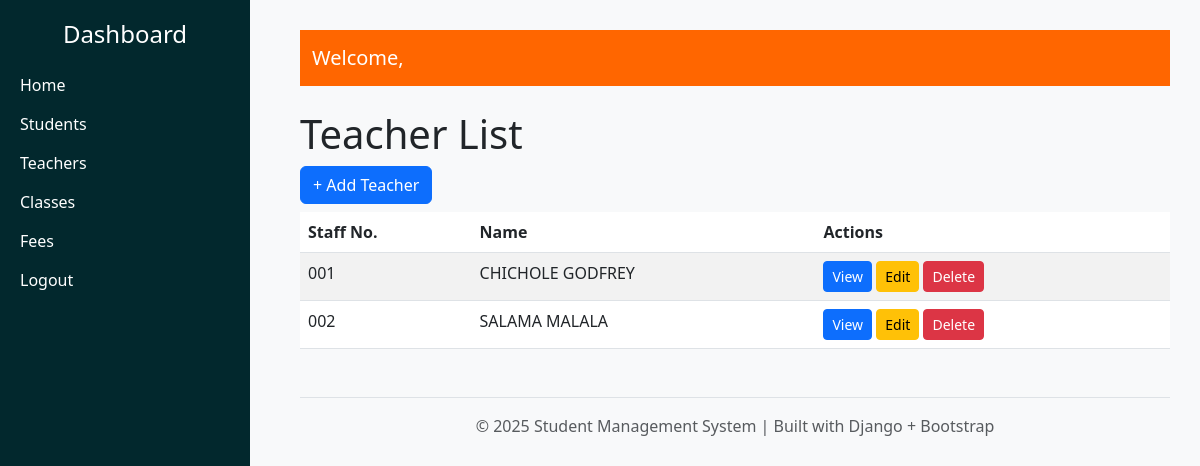
/student/teachers/, run on the app's committed database.
### student/models.py (models this page shows, shortened)
class Teacher(models.Model):
    user = models.OneToOneField(User, on_delete=models.CASCADE, null=True, blank=True)
    GENDER_CHOICES = [
        ('M', 'Male'),
        ('F', 'Female'),
    ]
    staff_number = models.CharField(max_length=20, unique=True)
    first_name = models.CharField(max_length=100)
    last_name = models.CharField(max_length=100)
    dob = models.DateField()
    gender = models.CharField(max_length=1, choices=GENDER_CHOICES)
    address = models.TextField(blank=True, null=True)
    created_at = models.DateTimeField(auto_now_add=True)

### student/views.py (the view)
# urls.py: path('teachers/', views.teacher_list, name='teacher_list'),
def teacher_list(request):
    teachers = Teacher.objects.all()
    return render(request, 'student/teacher_list.html', {'teachers': teachers})

### student/templates/student/teacher_list.html (shortened to what this page needs)
{% extends "base.html" %}
{% block content %}
  <h1>Teacher List</h1>
  <a href="{% url 'teacher_create' %}" class="btn btn-primary mb-2">+ Add Teacher</a>
  <table class="table table-striped">
    <thead>
      <tr>
        <th>Staff No.</th>
        <th>Name</th>
        <th>Actions</th>
      </tr>
    </thead>
    <tbody>
      {% for teacher in teachers %}
      <tr>
        <td>{{ teacher.staff_number }}</td>
        <td>{{ teacher.first_name }} {{ teacher.last_name }}</td>
        <td>
          <a href="{% url 'teacher_detail' teacher.pk %}" class="btn btn-sm btn-primary">View</a>
          <a href="{% url 'teacher_update' teacher.pk %}" class="btn btn-sm btn-warning">Edit</a>
          <a href="{% url 'teacher_delete' teacher.pk %}" class="btn btn-sm btn-danger">Delete</a>
        </td>
      </tr>
      {% empty %}
      <tr>
        <td colspan="3">No teachers found.</td>
      </tr>
      {% endfor %}
    </tbody>
  </table>
{% endblock %}

### student/templates/base.html (style rules this page uses)
body { background-color: #f8f9fa; }

### data on the page
Teacher: staff_number "001", first_name "CHICHOLE", last_name "GODFREY"
Teacher: staff_number "002", first_name "SALAMA", last_name "MALALA"

### other printed values
{{ year|default:2025 }} "2025"
